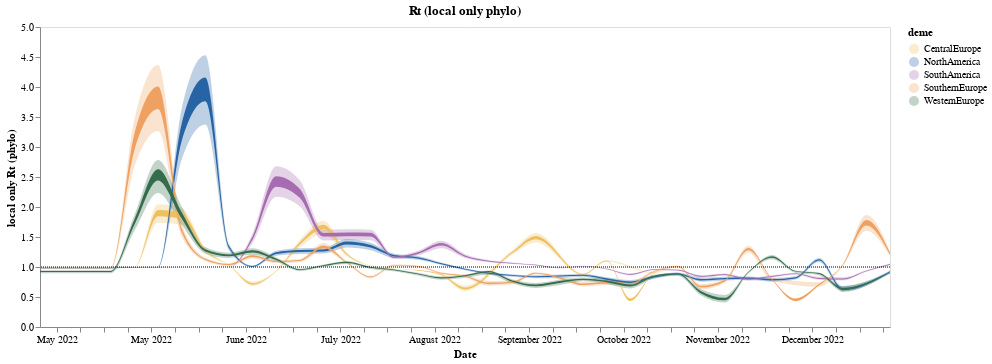

Notebook source saved alongside this figure:
### Code cell
line = alt.Chart(summary_rt_local_df, title = "Rt (local only phylo)").mark_area(interpolate='monotone', opacity = 1 ,color = "#f58518").encode(
    alt.X('date:T', axis=alt.Axis(title="Date", grid=False,format="%B %Y")),
    alt.Y('lower_hpd_log_50',axis=alt.Axis(title="local only Rt (phylo)", grid=False)),# scale=alt.Scale(domain=(0.6, 1.3))),
    alt.Y2('upper_hpd_log_50' ),
    alt.Color("deme")
).properties(
    width=850,
    height=300
).transform_filter(
   (datum.lower_hpd_log_50 >0.4) #& (datum.upper_hpd_log_50 < 4)
)
band = alt.Chart(summary_rt_local_df).mark_area(
    opacity=0.3, interpolate='monotone', color = "#f58518"
).encode(
    alt.X('date:T', axis=alt.Axis(title="Date", grid=False)),
    alt.Y('lower_hpd_log_95', axis=alt.Axis(title="local only Rt (phylo)", grid=False)),# scale=alt.Scale(domain=(0.6, 1.3))),
    alt.Y2('upper_hpd_log_95'), 
    alt.Color("deme",  scale=alt.Scale( range=range_))
).properties(
    width=850,
    height=300
).transform_filter(
    (datum.lower_hpd_log_95 >0.4) #& (datum.upper_hpd_log_95 < 4)
)

local_phlyo_rt_plot = band + line +one_line
local_phlyo_rt_plot

### Figure 1 — Vega-Lite specification as saved in the notebook (floating-point values rounded to 4 significant figures; data arrays with more than 128 entries replaced by an {"elided": "..."} marker saying what was removed)
{"config": {"view": {"continuousWidth": 400, "continuousHeight": 300}}, "layer": [{"mark": {"type": "area", "color": "#f58518", "interpolate": "monotone", "opacity": 0.3}, "encoding": {"color": {"field": "deme", "scale": {"range": ["#EEC060", "#2664A5", "#A76BB1", "#EEA160", "#356D4C"]}, "type": "nominal"}, "x": {"axis": {"grid": false, "title": "Date"}, "field": "date", "type": "temporal"}, "y": {"axis": {"grid": false, "title": "local only Rt (phylo)"}, "field": "lower_hpd_log_95", "type": "quantitative"}, "y2": {"field": "upper_hpd_log_95"}}, "height": 300, "transform": [{"filter": "(datum.lower_hpd_log_95 > 0.4)"}], "width": 850}, {"mark": {"type": "area", "color": "#f58518", "interpolate": "monotone", "opacity": 1}, "encoding": {"color": {"field": "deme", "type": "nominal"}, "x": {"axis": {"format": "%B %Y", "grid": false, "title": "Date"}, "field": "date", "type": "temporal"}, "y": {"axis": {"grid": false, "title": "local only Rt (phylo)"}, "field": "lower_hpd_log_50", "type": "quantitative"}, "y2": {"field": "upper_hpd_log_50"}}, "height": 300, "title": "Rt (local only phylo)", "transform": [{"filter": "(datum.lower_hpd_log_50 > 0.4)"}], "width": 850}, {"data": {"name": "data-0f80976e06af035141dd0a0f11df9332"}, "mark": {"type": "rule", "strokeDash": [1, 1]}, "encoding": {"y": {"field": "y", "type": "quantitative"}}, "height": 300, "width": 850}], "data": {"name": "data-cdd25b8d1e3a81c47377e7d010f0fc25"}, "$schema": "https://vega.github.io/schema/vega-lite/v4.17.0.json", "datasets": {"data-cdd25b8d1e3a81c47377e7d010f0fc25": {"elided": "185 records"}, "data-0f80976e06af035141dd0a0f11df9332": [{"y": 1.0}]}}
